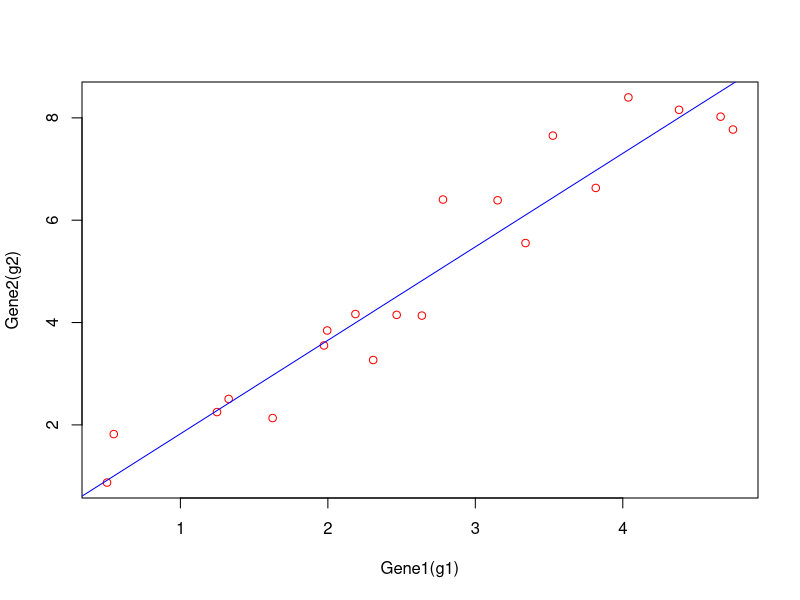

Write R code to recreate this figure.
#Read the data: ----

d = read.csv("data1.csv")

# Assign to variables ----

#fetching data from d object.
#<- for assigning variable
x <- d$g1
y <- d$g2

#Plot the data: ----

plot(x, y, xlab = "Gene1(g1)", ylab = "Gene2(g2)", col = "red")
# Check correlation ----

cor(x,y, method = 'pearson')
# Perform linear regression: ----

#lm in R to do linear regression.
#~ defines the relation.
reg <- lm(y ~ x, data = d)

# Check the results:
summary(reg)

# Linear regression without intercept ----
reg2 <- lm(y ~ x + 0, data = d) 

summary(reg2)

#Create plot: ----
# Overlay the regression line

abline(reg2, col = "blue")
